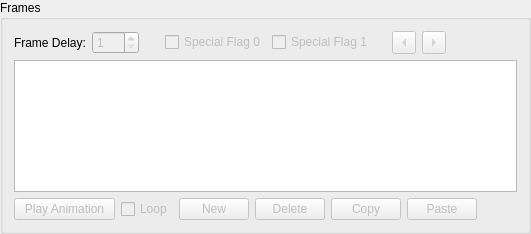
       <widget class="QGroupBox" name="GB_Frame">
        <property name="sizePolicy">
         <sizepolicy hsizetype="Preferred" vsizetype="Fixed">
          <horstretch>0</horstretch>
          <verstretch>0</verstretch>
         </sizepolicy>
        </property>
        <property name="title">
         <string>Frames</string>
        </property>
        <layout class="QVBoxLayout" name="verticalLayout_3">
         <item>
          <widget class="QFrame" name="GB_Frame_Sub1">
           <layout class="QHBoxLayout" name="layout">
            <property name="leftMargin">
             <number>0</number>
            </property>
            <property name="topMargin">
             <number>0</number>
            </property>
            <property name="rightMargin">
             <number>0</number>
            </property>
            <property name="bottomMargin">
             <number>0</number>
            </property>
            <item>
             <widget class="QLabel" name="label_4">
              <property name="text">
               <string>Frame Delay:</string>
              </property>
             </widget>
            </item>
            <item>
             <widget class="QSpinBox" name="Frame_SB_Delay">
              <property name="enabled">
               <bool>false</bool>
              </property>
              <property name="minimum">
               <number>1</number>
              </property>
              <property name="maximum">
               <number>255</number>
              </property>
             </widget>
            </item>
            <item>
             <spacer name="horizontalSpacer_4">
              <property name="orientation">
               <enum>Qt::Horizontal</enum>
              </property>
              <property name="sizeType">
               <enum>QSizePolicy::Minimum</enum>
              </property>
              <property name="sizeHint" stdset="0">
               <size>
                <width>20</width>
                <height>20</height>
               </size>
              </property>
             </spacer>
            </item>
            <item>
             <widget class="QCheckBox" name="Frame_CB_Flag0">
              <property name="enabled">
               <bool>false</bool>
              </property>
              <property name="text">
               <string>Special Flag 0</string>
              </property>
             </widget>
            </item>
            <item>
             <widget class="QCheckBox" name="Frame_CB_Flag1">
              <property name="enabled">
               <bool>false</bool>
              </property>
              <property name="text">
               <string>Special Flag 1</string>
              </property>
             </widget>
            </item>
            <item>
             <spacer name="horizontalSpacer_8">
              <property name="orientation">
               <enum>Qt::Horizontal</enum>
              </property>
              <property name="sizeType">
               <enum>QSizePolicy::Minimum</enum>
              </property>
              <property name="sizeHint" stdset="0">
               <size>
                <width>13</width>
                <height>20</height>
               </size>
              </property>
             </spacer>
            </item>
            <item>
             <widget class="QToolButton" name="Frame_PB_ShiftL">
              <property name="enabled">
               <bool>false</bool>
              </property>
              <property name="text">
               <string>...</string>
              </property>
              <property name="arrowType">
               <enum>Qt::LeftArrow</enum>
              </property>
             </widget>
            </item>
            <item>
             <widget class="QToolButton" name="Frame_PB_ShiftR">
              <property name="enabled">
               <bool>false</bool>
              </property>
              <property name="text">
               <string>...</string>
              </property>
              <property name="arrowType">
               <enum>Qt::RightArrow</enum>
              </property>
             </widget>
            </item>
            <item>
             <spacer name="horizontalSpacer_3">
              <property name="orientation">
               <enum>Qt::Horizontal</enum>
              </property>
              <property name="sizeHint" stdset="0">
               <size>
                <width>40</width>
                <height>20</height>
               </size>
              </property>
             </spacer>
            </item>
           </layout>
          </widget>
         </item>
         <item>
          <widget class="QListWidget" name="Frame_LW">
           <property name="sizePolicy">
            <sizepolicy hsizetype="Expanding" vsizetype="Minimum">
             <horstretch>0</horstretch>
             <verstretch>0</verstretch>
            </sizepolicy>
           </property>
           <property name="minimumSize">
            <size>
             <width>0</width>
             <height>132</height>
            </size>
           </property>
           <property name="maximumSize">
            <size>
             <width>16777215</width>
             <height>132</height>
            </size>
           </property>
           <property name="defaultDropAction">
            <enum>Qt::IgnoreAction</enum>
           </property>
           <property name="iconSize">
            <size>
             <width>84</width>
             <height>84</height>
            </size>
           </property>
           <property name="movement">
            <enum>QListView::Static</enum>
           </property>
           <property name="flow">
            <enum>QListView::LeftToRight</enum>
           </property>
           <property name="isWrapping" stdset="0">
            <bool>false</bool>
           </property>
           <property name="spacing">
            <number>1</number>
           </property>
           <property name="gridSize">
            <size>
             <width>90</width>
             <height>106</height>
            </size>
           </property>
           <property name="viewMode">
            <enum>QListView::IconMode</enum>
           </property>
           <property name="uniformItemSizes">
            <bool>true</bool>
           </property>
           <property name="itemAlignment">
            <set>Qt::AlignCenter</set>
           </property>
          </widget>
         </item>
         <item>
          <widget class="QFrame" name="GB_Frame_Sub2">
           <layout class="QHBoxLayout" name="layout2">
            <property name="leftMargin">
             <number>0</number>
            </property>
            <property name="topMargin">
             <number>0</number>
            </property>
            <property name="rightMargin">
             <number>0</number>
            </property>
            <property name="bottomMargin">
             <number>0</number>
            </property>
            <item>
             <widget class="QPushButton" name="Frame_PB_Play">
              <property name="enabled">
               <bool>false</bool>
              </property>
              <property name="minimumSize">
               <size>
                <width>101</width>
                <height>0</height>
               </size>
              </property>
              <property name="text">
               <string> Play Animation </string>
              </property>
             </widget>
            </item>
            <item>
             <widget class="QFrame" name="GB_Frame_Sub3">
              <layout class="QHBoxLayout" name="layout3">
               <property name="leftMargin">
                <number>0</number>
               </property>
               <property name="topMargin">
                <number>0</number>
               </property>
               <property name="rightMargin">
                <number>0</number>
               </property>
               <property name="bottomMargin">
                <number>0</number>
               </property>
               <item>
                <widget class="QCheckBox" name="Frame_CB_Loop">
                 <property name="enabled">
                  <bool>false</bool>
                 </property>
                 <property name="text">
                  <string>Loop</string>
                 </property>
                </widget>
               </item>
               <item>
                <widget class="QPushButton" name="Frame_PB_New">
                 <property name="enabled">
                  <bool>false</bool>
                 </property>
                 <property name="maximumSize">
                  <size>
                   <width>70</width>
                   <height>16777215</height>
                  </size>
                 </property>
                 <property name="text">
                  <string>New</string>
                 </property>
                </widget>
               </item>
               <item>
                <widget class="QPushButton" name="Frame_PB_Del">
                 <property name="enabled">
                  <bool>false</bool>
                 </property>
                 <property name="maximumSize">
                  <size>
                   <width>70</width>
                   <height>16777215</height>
                  </size>
                 </property>
                 <property name="text">
                  <string>Delete</string>
                 </property>
                </widget>
               </item>
               <item>
                <widget class="QPushButton" name="Frame_PB_Copy">
                 <property name="enabled">
                  <bool>false</bool>
                 </property>
                 <property name="maximumSize">
                  <size>
                   <width>70</width>
                   <height>16777215</height>
                  </size>
                 </property>
                 <property name="text">
                  <string>Copy</string>
                 </property>
                </widget>
               </item>
               <item>
                <widget class="QPushButton" name="Frame_PB_Paste">
                 <property name="enabled">
                  <bool>false</bool>
                 </property>
                 <property name="maximumSize">
                  <size>
                   <width>70</width>
                   <height>16777215</height>
                  </size>
                 </property>
                 <property name="text">
                  <string>Paste</string>
                 </property>
                </widget>
               </item>
               <item>
                <spacer name="horizontalSpacer">
                 <property name="orientation">
                  <enum>Qt::Horizontal</enum>
                 </property>
                 <property name="sizeHint" stdset="0">
                  <size>
                   <width>40</width>
                   <height>20</height>
                  </size>
                 </property>
                </spacer>
               </item>
              </layout>
             </widget>
            </item>
           </layout>
          </widget>
         </item>
        </layout>
       </widget>
